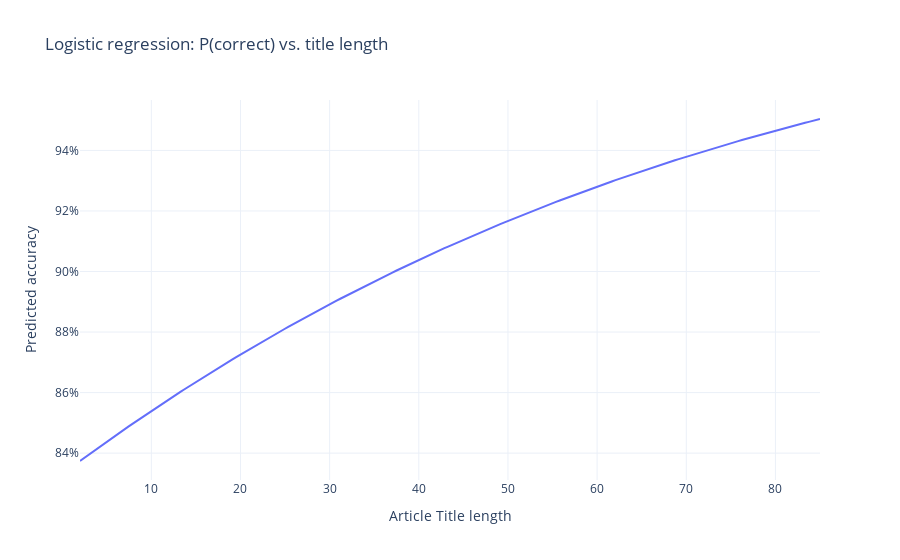

The cell this chart's notebook holds for it:
### Code cell
import statsmodels.api as sm
import numpy as np
import plotly.graph_objects as go

X = sm.add_constant(df["article_title_length"])
model = sm.Logit(df["is_correct"], X).fit(disp=False)

# predicted probability across range
length_seq = np.linspace(df["article_title_length"].min(),
                         df["article_title_length"].max(), 200)
pred = model.predict(sm.add_constant(length_seq))

fig = go.Figure()
fig.add_trace(go.Scatter(
    x=length_seq, y=pred, mode="lines",
    name="Predicted accuracy",
))
fig.update_layout(
    title="Logistic regression: P(correct) vs. title length",
    xaxis_title="Article Title length",
    yaxis=dict(title="Predicted accuracy", tickformat=".0%"),
    template="plotly_white"
)
fig.show()

print(model.summary().tables[1])  # see coefficient & p-value

### Figure 1 — Plotly figure (JSON) as saved in the notebook; plotly's stock layout.template omitted (floating-point values rounded to 4 significant figures; data arrays with more than 128 entries replaced by an {"elided": "..."} marker saying what was removed)
{"data": [{"mode": "lines", "name": "Predicted accuracy", "type": "scatter", "x": {"elided": "200 float values"}, "y": {"elided": "200 float values"}}], "layout": {"title": {"text": "Logistic regression: P(correct) vs. title length"}, "xaxis": {"title": {"text": "Article Title length"}}, "yaxis": {"tickformat": ".0%", "title": {"text": "Predicted accuracy"}}}}
